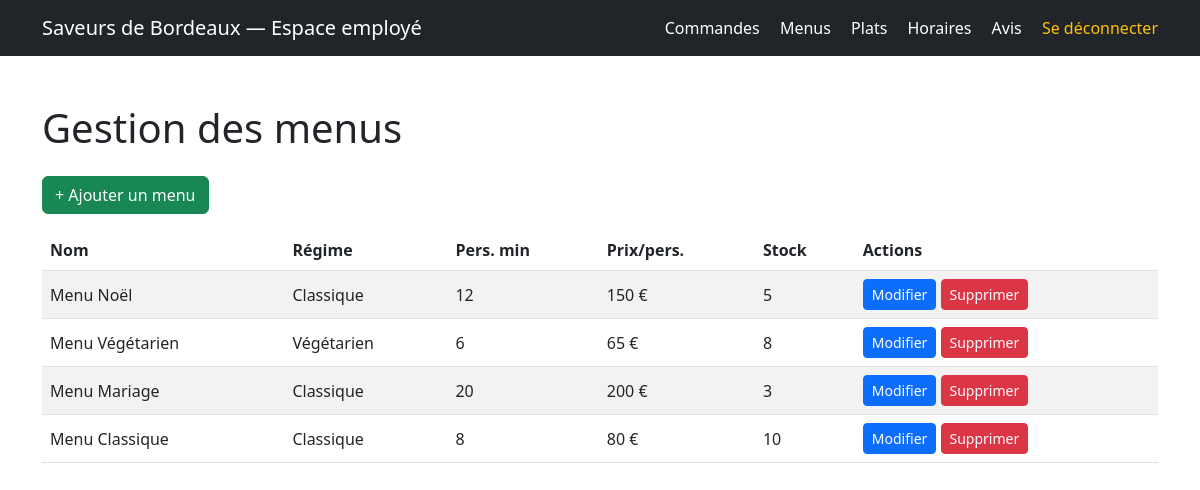
Page /pages/gestion-menus.php (signed in) on the committed database.
### tables this page shows
CREATE TABLE `menu` (
  `menu_id` int NOT NULL,
  `nom` varchar(50) DEFAULT NULL,
  `nombre_personne_minimum` int DEFAULT NULL,
  `prix_par_personne` double DEFAULT NULL,
  `regime` varchar(50) DEFAULT NULL,
  `description` varchar(50) DEFAULT NULL,
  `quantite_restante` int DEFAULT NULL,
  `image` varchar(255) DEFAULT NULL
);

### pages/gestion-menus.php (the view, shortened to what this page needs)
<?php
require_once '../php/verif-employe.php';
$menus = $pdo->query("SELECT * FROM menu ORDER BY menu_id ASC")->fetchAll(PDO::FETCH_ASSOC);
?>
<!DOCTYPE html>
<html lang="fr">
<head>
    <link href="https://cdn.jsdelivr.net/npm/bootstrap@5.3.0/dist/css/bootstrap.min.css" rel="stylesheet">
</head>
<body class="d-flex flex-column min-vh-100">
<nav class="navbar navbar-expand-lg navbar-dark bg-dark">
  <div class="container">
    <span class="navbar-brand">Saveurs de Bordeaux — Espace employé</span>
    <div>
      <a class="nav-link d-inline text-white me-3" href="gestion-commandes.php">Commandes</a>
      <a class="nav-link d-inline text-white me-3" href="gestion-menus.php">Menus</a>
      <a class="nav-link d-inline text-white me-3" href="gestion-plats.php">Plats</a>
      <a class="nav-link d-inline text-white me-3" href="gestion-horaires.php">Horaires</a>
      <a class="nav-link d-inline text-white me-3" href="gestion-avis.php">Avis</a>
      <a class="nav-link d-inline text-warning" href="../php/deconnexion.php">Se déconnecter</a>
    </div>
  </div>
</nav>
<div class="container my-5 flex-grow-1">
  <h1 class="mb-4">Gestion des menus</h1>
<a href="ajouter-menu.php" class="btn btn-success mb-3">+ Ajouter un menu</a>
  <table class="table table-striped align-middle">
    <thead>
      <tr>
        <th>Nom</th>
        <th>Régime</th>
        <th>Pers. min</th>
        <th>Prix/pers.</th>
        <th>Stock</th>
        <th>Actions</th>
      </tr>
    </thead>
    <tbody>
      <?php foreach ($menus as $menu): ?>
        <tr>
          <td><?= htmlspecialchars($menu['nom']) ?></td>
          <td><?= htmlspecialchars($menu['regime']) ?></td>
          <td><?= htmlspecialchars($menu['nombre_personne_minimum']) ?></td>
          <td><?= htmlspecialchars($menu['prix_par_personne']) ?> €</td>
          <td><?= htmlspecialchars($menu['quantite_restante']) ?></td>
          <td>
            <a href="modifier-menu.php?menu_id=<?= $menu['menu_id'] ?>" class="btn btn-sm btn-primary">Modifier</a>
            <a href="../php/supprimer-menu.php?menu_id=<?= $menu['menu_id'] ?>"
               class="btn btn-sm btn-danger"
               onclick="return confirm('Êtes-vous sûr de vouloir supprimer ce menu ?');">
               Supprimer
            </a>
          </td>
        </tr>
      <?php endforeach; ?>
    </tbody>
  </table>
</div>
</body>
</html>

### rows in the picture
menu: nom "Menu Noël", regime "Classique", nombre_personne_minimum "12", prix_par_personne "150", quantite_restante "5"
menu: nom "Menu Végétarien", regime "Végétarien", nombre_personne_minimum "6", prix_par_personne "65", quantite_restante "8"
menu: nom "Menu Mariage", regime "Classique", nombre_personne_minimum "20", prix_par_personne "200", quantite_restante "3"
menu: nom "Menu Classique", regime "Classique", nombre_personne_minimum "8", prix_par_personne "80", quantite_restante "10"
